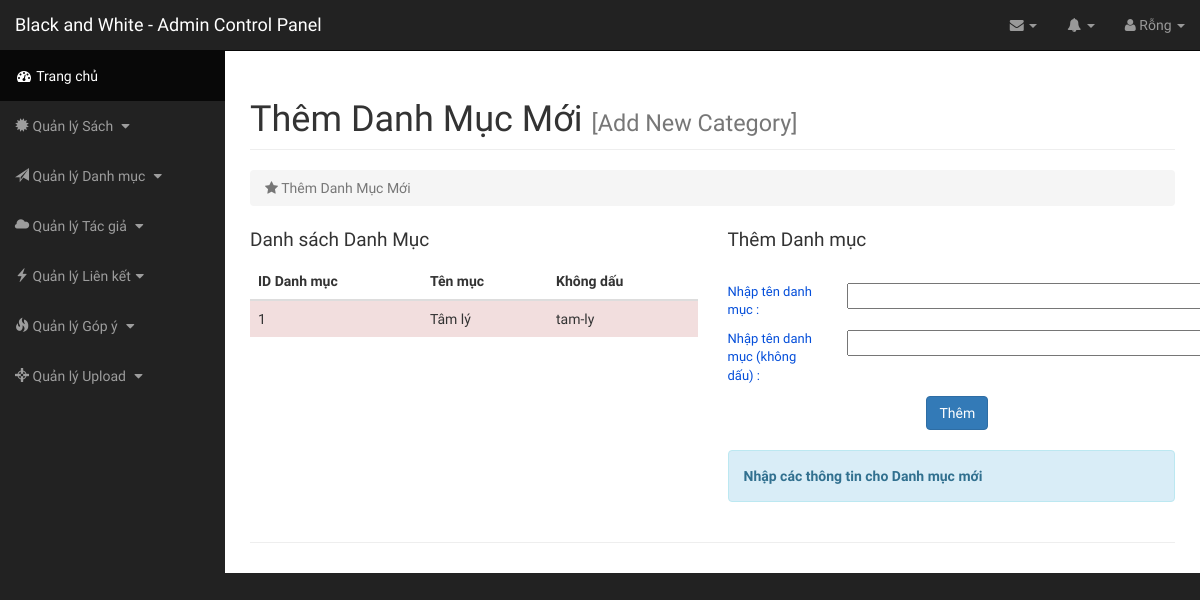
The page /admin/index.php?page=them-danh-muc on the database as committed earlier.
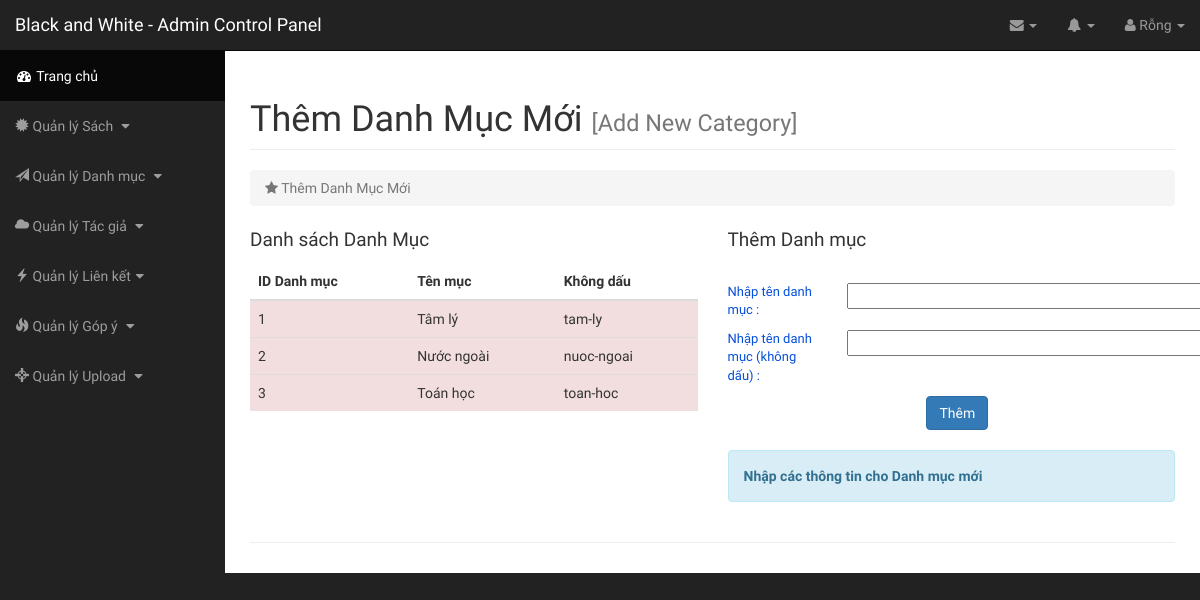
The same page on the database as committed later.
### tables this page shows
CREATE TABLE `category` (
  `catid` int(10) NOT NULL,
  `catname` varchar(200) NOT NULL,
  `catnameseo` varchar(200) NOT NULL
);

### class/Db.class.php (called while the page is built, shortened)
<?php
class Db{
	private $conn = null;
	public function __construct()
	{
		$host ="mysql:host=". HOST."; dbname=". DB_NAME;
		try
		{
			$this->conn = new PDO($host, DB_USER, DB_PASS);
			$this->conn->query("set names 'utf8' ");
		}
		catch (PDOException $e)
		{
			echo "Không thể kết nối cơ sở dữ liệu";
		}
	}
	private function query($sql, $arr = array(), $mode = PDO::FETCH_ASSOC)
	{
		$pre = $this->conn->prepare($sql);
		if(!$pre->execute($arr))
		{
			echo "Không thể thực thi"; exit;
		}
		return $pre->fetchAll($mode);
	}
	public function select($sql, $arr = array(), $mode = PDO::FETCH_ASSOC)
	{
		return $this->query($sql, $arr, $mode);
	}
}
?>

### admin/inc/addcat.php (the view)
<div id="page-wrapper">
    <div class="container-fluid">
        <div class="row">
            <div class="col-lg-12">
                <h1 class="page-header">
                    Thêm Danh Mục Mới <small class="text-muted">[Add New Category]</small>
                </h1>
                <ol class="breadcrumb">
                    <li class="active">
                        <i class="fa fa-star"></i> Thêm Danh Mục Mới
                    </li>
                </ol>
            </div>
        </div>
        <div class="catlist">
          <div class="row">
            <div class="col-sm-6">
              <p class="cat-title">Danh sách Danh Mục</p>
              <table class="table">
      <thead>
        <tr>
          <th>ID Danh mục</th>
          <th>Tên mục</th>
          <th>Không dấu</th>
        </tr>
      </thead>
      <tbody>
        <?php
          $sql = "SELECT * FROM category";
          $rows = $obj->select($sql);
          foreach ($rows as $row) {
        ?>
        <tr class="danger">
          <td class="success"><?php echo $row["catid"]; ?></td>
          <td><?php echo $row["catname"]; ?></td>
          <td><?php echo $row["catnameseo"]; ?></td>
        </tr>
        <?php
          }
        ?>
      </tbody>
    </table>
            </div>
            <div class="col-sm-6">
              <p class="cat-title">Thêm Danh mục </p>
              <br>
              <div class="row">
                <div class="col-sm-3">
                  <p class="newcatname">Nhập tên danh mục :</p>
                </div>
                <div class="col-sm-6">
                <input type="text" name="" class="form-controls" size="40" id="addcat-name">
                </div>
                <div class="col-sm-3" id="checkname">
                </div>
              </div>
              <div class="row">
                <div class="col-sm-3">
                  <p class="newcatname">Nhập tên danh mục (không dấu) :</p>
                </div>
                <div class="col-sm-6">
                <input type="text" name="" class="form-controls" size="40" id="addcat-noname">
                </div>
                <div class="col-sm-3" id="checknoname">
                </div>
              </div>
              <div class="row">
                <div class="col-sm-5">
                </div>
                <div class="col-sm-7">
                  <button type="button" class="btn btn-primary" id="addcat-button">Thêm</button>
                </div>
              </div>
              <br>
              <div class="row">
                <div class="col-sm-12 text-sm-center">
                  <div class="alert alert-info" role="alert" id="addcat-status">
                    <strong>Nhập các thông tin cho Danh mục mới</strong>
                  </div>
                </div>
              </div>
            </div>
          </div>
        </div>
        <hr>
    </div>
</div>

Rows that differ between the two databases and show on the page:
added category: catid "2", catname "Nước ngoài", catnameseo "nuoc-ngoai"
added category: catid "3", catname "Toán học", catnameseo "toan-hoc"
